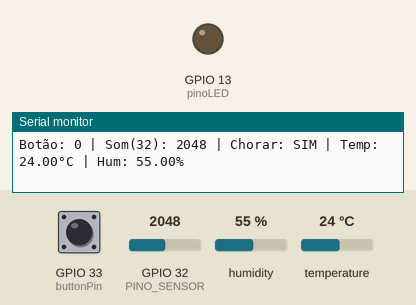
This sketch was run on a simulated ESP32. Shown: output pins drawn as LEDs (lit = HIGH), the last lines printed to the serial monitor. The inputs (shaded band) are chosen by the test bench; at power-on: GPIO 33 (buttonPin) LOW, GPIO 32 (PINO_SENSOR) = 2048, humidity 55 %, temperature 24 °C. Nothing arrives over Bluetooth unless stated; a phone connects over Bluetooth LE 3 s after start.

Above: at 1.2 s.
1.3 s: GPIO 33 (buttonPin) pulled HIGH for 1 s
At 2.8 s:
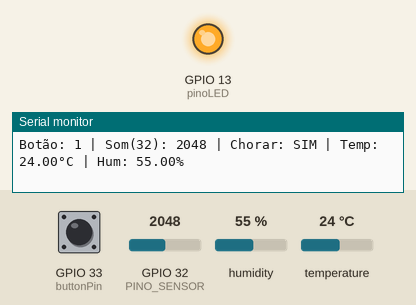
5.5 s: GPIO 32 (PINO_SENSOR) set to 1971
Timing chart, 0 to 8.5 s (numbered marks = the images above; inputs shaded):
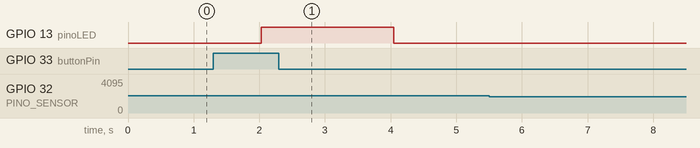

Measured:
- after the input at 1.3 s, GPIO 13 (pinoLED): LOW → HIGH after 0.73 s, → LOW 2.0 s later

The sketch:

arduino_baby_monitor.ino
```cpp
#include <BLEDevice.h>
#include <BLEUtils.h>
#include <BLEServer.h>
#include <BLE2902.h>
#include <DHT.h>

#define buttonPin 33     // Botão no IO33 (sentado: 1, não sentado: 0)
#define pinoLED 13       // LED no pino 13
#define DHTPIN 4
#define DHTTYPE DHT11
const int PINO_SENSOR = 32;           // Sensor de som no IO32 (ADC1_CH4)
const int SOUND_THRESHOLD = 2000;     // Limite de som para considerar "a chorar"

DHT dht(DHTPIN, DHTTYPE);

// UUIDs do serviço e características
#define SERVICE_UUID "4fafc201-1fb5-459e-8fcc-c5c9c331914b"
#define BUTTON_CHAR_UUID "beb5483e-36e1-4688-b7f5-ea07361b26a8"
#define TEMPERATURE_CHAR_UUID "d0ffee01-1234-5678-9abc-def012345678"
#define HUMIDITY_CHAR_UUID "e0ffee01-1234-5678-9abc-def012345678"
#define SOUND_SENSOR_CHAR_UUID "f0ffee01-1234-5678-9abc-def012345678"
#define SOUND_STATUS_CHAR_UUID "f0ffee02-1234-5678-9abc-def012345678"
#define NOTIFICATION_CHAR_UUID "c0ffee01-1234-5678-9abc-def012345678"

BLECharacteristic *buttonCharacteristic;
BLECharacteristic *tempCharacteristic;
BLECharacteristic *humidityCharacteristic;
BLECharacteristic *soundCharacteristic;
BLECharacteristic *soundStatusCharacteristic;
BLECharacteristic *notificationCharacteristic;

bool dispositivoConectado = false;
int valorBotao = 0;     // estado do botão
int valorSom = 0;       // valor analógico do som
bool aChorar = false;   // estado derivado do som
float temperatura = 0;
float humidade = 0;

class MyServerCallbacks : public BLEServerCallbacks {
  void onConnect(BLEServer* pServer) {
    dispositivoConectado = true;
    Serial.println("Mobile conectado!");
  }
  void onDisconnect(BLEServer* pServer) {
    dispositivoConectado = false;
    Serial.println("Mobile desconectado.");
    // Importante: reiniciar advertising para permitir reconexão
    BLEDevice::startAdvertising();
    Serial.println("Advertising reiniciado.");
  }
};

class NotificationCallbacks : public BLECharacteristicCallbacks {
  void onWrite(BLECharacteristic *pCharacteristic) {
    String value = pCharacteristic->getValue().c_str();

    if (value.length() > 0) {
      Serial.println("Notificação recebida do dashboard:");
      Serial.println(value);

      String notificationStr = value;

      if (notificationStr.indexOf("\"type\":\"alert\"") >= 0) {
        Serial.println("🚨 ALERTA CRÍTICO recebido!");
        for (int i = 0; i < 10; i++) {
          digitalWrite(pinoLED, HIGH);
          delay(100);
          digitalWrite(pinoLED, LOW);
          delay(100);
        }
      } else if (notificationStr.indexOf("\"type\":\"warning\"") >= 0) {
        Serial.println("⚠️ ALERTA recebido!");
        for (int i = 0; i < 3; i++) {
          digitalWrite(pinoLED, HIGH);
          delay(200);
          digitalWrite(pinoLED, LOW);
          delay(200);
        }
      } else if (notificationStr.indexOf("\"type\":\"success\"") >= 0) {
        Serial.println("✅ SUCESSO recebido!");
        for (int i = 0; i < 2; i++) {
          digitalWrite(pinoLED, HIGH);
          delay(300);
          digitalWrite(pinoLED, LOW);
          delay(300);
        }
      } else if (notificationStr.indexOf("\"type\":\"info\"") >= 0) {
        Serial.println("📢 INFORMAÇÃO recebida!");
        digitalWrite(pinoLED, HIGH);
        delay(500);
        digitalWrite(pinoLED, LOW);
      }
    }
  }
};

void setup() {
  Serial.begin(115200);

  // Botão e LED
  pinMode(buttonPin, INPUT);
  pinMode(pinoLED, OUTPUT);

  // Sensor de som
  pinMode(PINO_SENSOR, INPUT);

  // DHT11
  dht.begin();

  // BLE
  BLEDevice::init("ESP32_BLE_Botao_Som_LED");
  BLEServer *pServer = BLEDevice::createServer();
  pServer->setCallbacks(new MyServerCallbacks());

  BLEService *pService = pServer->createService(SERVICE_UUID);

  // Botão (substitui o potenciômetro)
  buttonCharacteristic = pService->createCharacteristic(
    BUTTON_CHAR_UUID,
    BLECharacteristic::PROPERTY_READ | BLECharacteristic::PROPERTY_NOTIFY
  );
  buttonCharacteristic->addDescriptor(new BLE2902());

  // Temperatura
  tempCharacteristic = pService->createCharacteristic(
    TEMPERATURE_CHAR_UUID,
    BLECharacteristic::PROPERTY_READ | BLECharacteristic::PROPERTY_NOTIFY
  );
  tempCharacteristic->addDescriptor(new BLE2902());

  // Humidade
  humidityCharacteristic = pService->createCharacteristic(
    HUMIDITY_CHAR_UUID,
    BLECharacteristic::PROPERTY_READ | BLECharacteristic::PROPERTY_NOTIFY
  );
  humidityCharacteristic->addDescriptor(new BLE2902());

  // Valor bruto do sensor de som
  soundCharacteristic = pService->createCharacteristic(
    SOUND_SENSOR_CHAR_UUID,
    BLECharacteristic::PROPERTY_READ | BLECharacteristic::PROPERTY_NOTIFY
  );
  soundCharacteristic->addDescriptor(new BLE2902());

  // Estado derivado do som (a chorar / calmo)
  soundStatusCharacteristic = pService->createCharacteristic(
    SOUND_STATUS_CHAR_UUID,
    BLECharacteristic::PROPERTY_READ | BLECharacteristic::PROPERTY_NOTIFY
  );
  soundStatusCharacteristic->addDescriptor(new BLE2902());

  // Notificação
  notificationCharacteristic = pService->createCharacteristic(
    NOTIFICATION_CHAR_UUID,
    BLECharacteristic::PROPERTY_WRITE
  );
  notificationCharacteristic->setCallbacks(new NotificationCallbacks());

  pService->start();

  BLEAdvertising *pAdvertising = BLEDevice::getAdvertising();
  pAdvertising->addServiceUUID(SERVICE_UUID);
  BLEDevice::startAdvertising();

  Serial.println("BLE ativo: Botão(33) + Som(32) + DHT11(4). Aguardando conexão...");
}

void loop() {
  // Botão
  valorBotao = digitalRead(buttonPin);
  Serial.print("Botão: ");
  Serial.print(valorBotao);

  if (valorBotao == 1 && aChorar) {
    digitalWrite(pinoLED, HIGH);
  } else {
    digitalWrite(pinoLED, LOW);
  }

  // Sensor de som no IO32 (ADC1_CH4)
  valorSom = analogRead(PINO_SENSOR);
  aChorar = valorSom >= SOUND_THRESHOLD;
  Serial.print(" | Som(32): ");
  Serial.print(valorSom);
  Serial.print(" | Chorar: ");
  Serial.print(aChorar ? "SIM" : "não");

  // DHT11
  temperatura = dht.readTemperature();
  humidade = dht.readHumidity();

  if (isnan(temperatura) || isnan(humidade)) {
    Serial.println(" | Erro DHT11!");
    temperatura = 0;
    humidade = 0;
  } else {
    Serial.print(" | Temp: ");
    Serial.print(temperatura);
    Serial.print("°C | Hum: ");
    Serial.print(humidade);
    Serial.println("%");
  }

  // Enviar dados se conectado
  if (dispositivoConectado) {
    buttonCharacteristic->setValue(String(valorBotao));
    buttonCharacteristic->notify();

    soundCharacteristic->setValue(String(valorSom));
    soundCharacteristic->notify();

    soundStatusCharacteristic->setValue(aChorar ? "1" : "0");
    soundStatusCharacteristic->notify();

    tempCharacteristic->setValue(String(temperatura));
    tempCharacteristic->notify();

    humidityCharacteristic->setValue(String(humidade));
    humidityCharacteristic->notify();
  }

  delay(2000);
}
```
